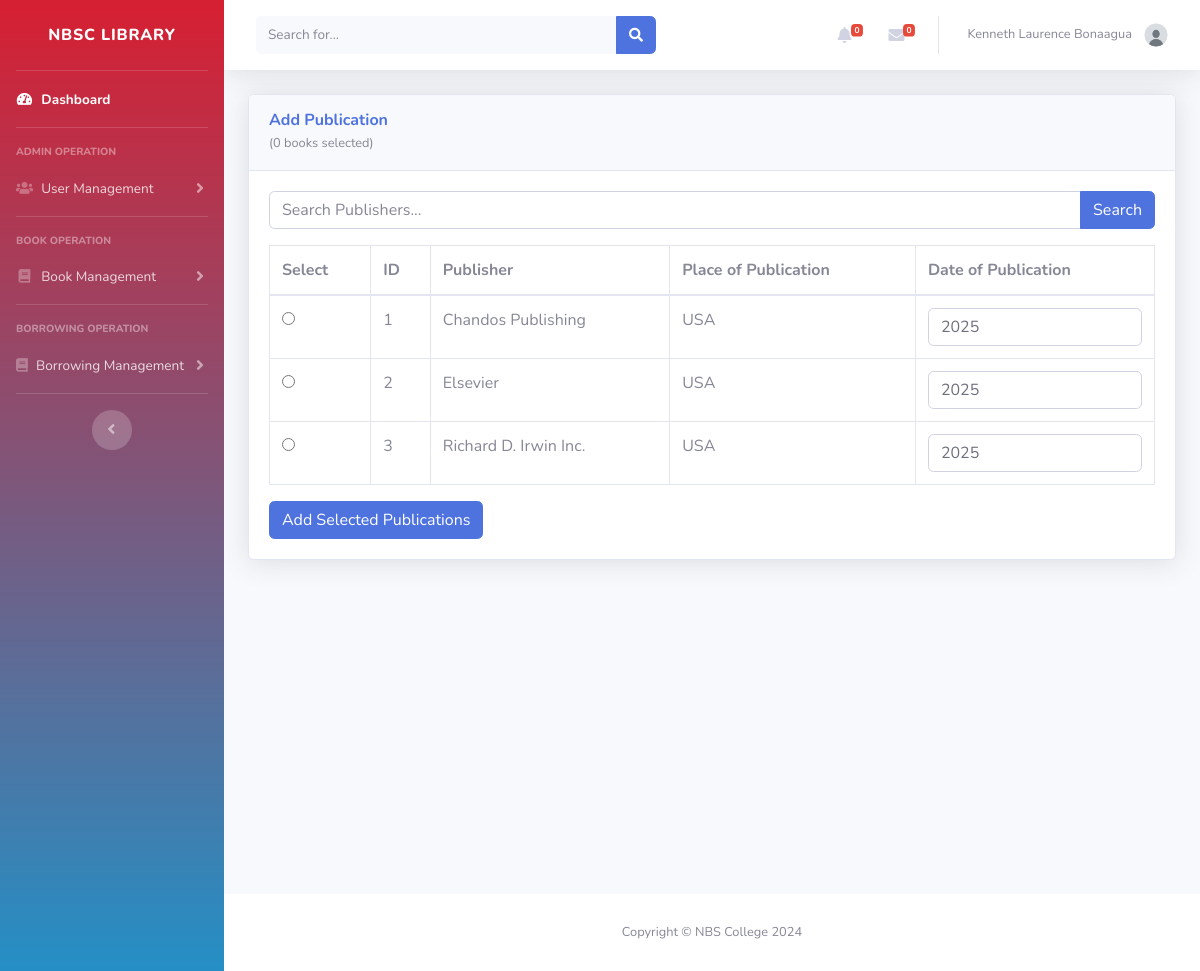
The app's page /Admin/add_publication.php (signed in), older data.
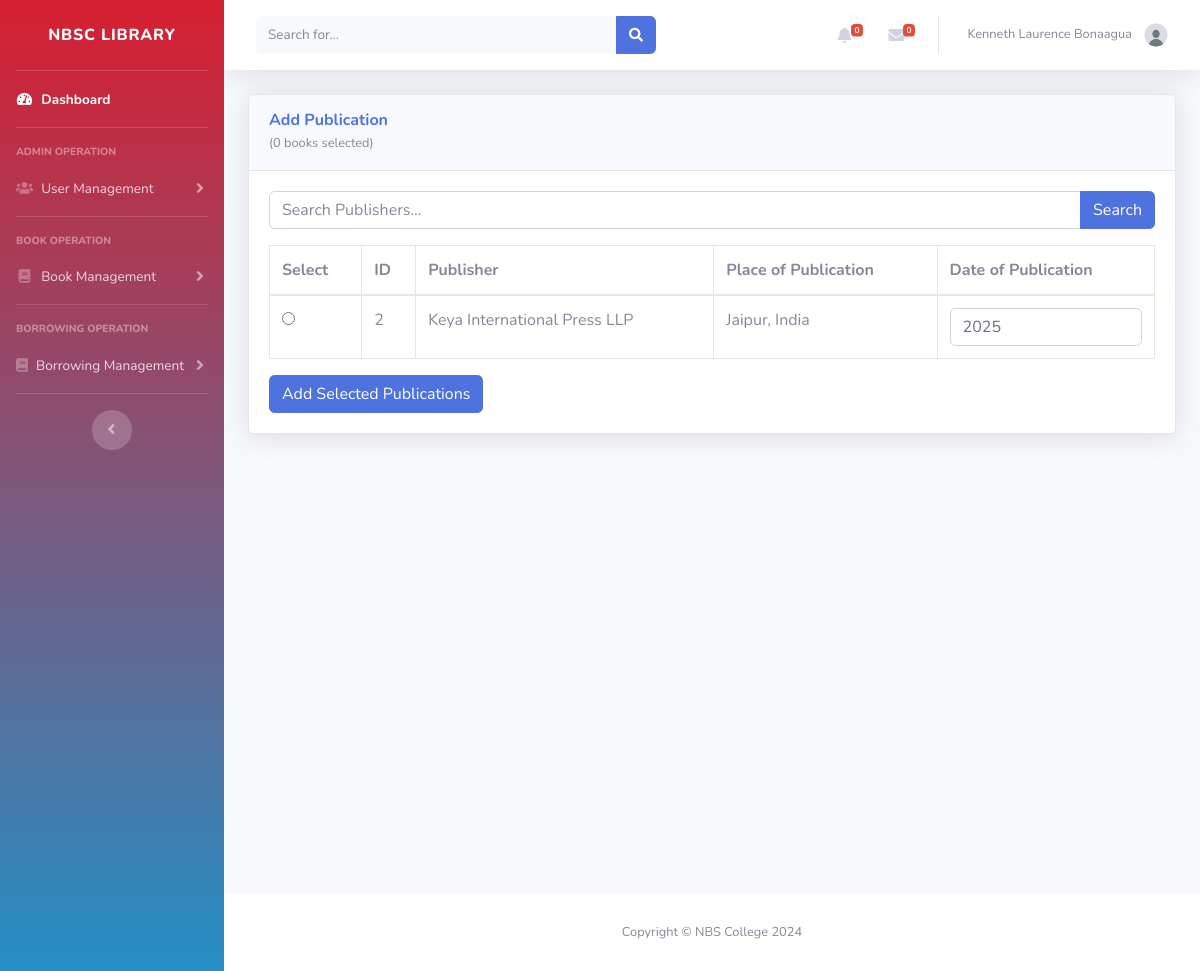
The same page, newer data.
### tables this page shows
CREATE TABLE `publishers` (
  `id` int(11) NOT NULL,
  `publisher` varchar(100) NOT NULL,
  `place` varchar(100) NOT NULL
);

### Admin/add_publication.php (the view, shortened to what this page needs)
<?php
include '../admin/inc/header.php';
include '../db.php';
$bookIds = isset($_GET['book_ids']) ? $_GET['book_ids'] : [];
$searchQuery = isset($_GET['search']) ? $_GET['search'] : '';
$currentYear = date('Y');
?>
<div id="content" class="d-flex flex-column min-vh-100">
    <div class="container-fluid">
        <div class="card shadow mb-4">
            <div class="card-header py-3">
                <h6 class="m-0 font-weight-bold text-primary">Add Publication</h6>
                <small class="text-muted">
                    (<?php echo count($bookIds); ?> books selected)
                </small>
            </div>
            <div class="card-body">
                <form method="GET" action="add_publication.php" id="searchForm">
                    <div class="input-group mb-3">
                        <input type="text" name="search" class="form-control" placeholder="Search Publishers..." value="<?php echo htmlspecialchars($searchQuery); ?>">
                        <div class="input-group-append">
                            <button class="btn btn-primary" type="submit">Search</button>
                        </div>
                    </div>
                </form>
                <form method="POST" action="process_add_publication.php" id="publicationForm">
                    <div class="table-responsive">
                        <table class="table table-bordered" id="publishersTable" width="100%" cellspacing="0">
                            <thead>
                                <tr>
                                    <th>Select</th>
                                    <th>ID</th>
                                    <th>Publisher</th>
                                    <th>Place of Publication</th>
                                    <th>Date of Publication</th>
                                </tr>
                            </thead>
                            <tbody>
                                <?php
                                $publishersQuery = "SELECT * FROM publishers";
                                $publishersResult = $conn->query($publishersQuery);
                                $selectedPublishers = [];
                                if ($publishersResult->num_rows > 0) {
                                    while ($publisher = $publishersResult->fetch_assoc()) {
                                        $selected = isset($selectedPublishers[$publisher['id']]) ? " checked" : "";
                                        echo "<tr>
                                            <td><input type='radio' class='selectPublisher' name='publisher_ids[]' value='{$publisher['id']}' data-publisher-id='{$publisher['id']}'{$selected}></td>
                                            <td>{$publisher['id']}</td>
                                            <td>{$publisher['publisher']}</td>
                                            <td>{$publisher['place']}</td>
                                            <td><input type='number' name='publish_dates[{$publisher['id']}]' class='form-control' value='{$currentYear}' min='1800' max='{$currentYear}' required></td>
                                        </tr>";
                                    }
                                } else {
                                    echo "<tr><td colspan='5'>No publishers found</td></tr>";
                                }
                                ?>
                            </tbody>
                        </table>
                    </div>
                    <button type="submit" class="btn btn-primary">Add Selected Publications</button>
                </form>
            </div>
        </div>
    </div>
</div>
<?php include '../Admin/inc/footer.php' ?>

Row changes from the older to the newer data that the page shows:
removed publishers: id "1", publisher "Chandos Publishing", place "USA"
removed publishers: id "3", publisher "Richard D. Irwin Inc.", place "USA"
changed publishers id 2: publisher "Elsevier" → "Keya International Press LLP"; place "USA" → "Jaipur, India"
